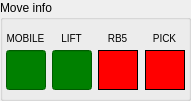
     <widget class="QGroupBox" name="GE_MOVE_INFO">
      <property name="geometry">
       <rect>
        <x>418</x>
        <y>49</y>
        <width>191</width>
        <height>101</height>
       </rect>
      </property>
      <property name="font">
       <font>
        <family>Arial</family>
       </font>
      </property>
      <property name="title">
       <string>Move info</string>
      </property>
      <widget class="QLineEdit" name="le_mobile_move_status">
       <property name="geometry">
        <rect>
         <x>6</x>
         <y>50</y>
         <width>40</width>
         <height>40</height>
        </rect>
       </property>
       <property name="styleSheet">
        <string notr="true">background-color:green</string>
       </property>
       <property name="readOnly">
        <bool>true</bool>
       </property>
      </widget>
      <widget class="QLineEdit" name="le_lift_move_status">
       <property name="geometry">
        <rect>
         <x>52</x>
         <y>50</y>
         <width>40</width>
         <height>40</height>
        </rect>
       </property>
       <property name="autoFillBackground">
        <bool>false</bool>
       </property>
       <property name="styleSheet">
        <string notr="true">background-color:green</string>
       </property>
       <property name="readOnly">
        <bool>true</bool>
       </property>
      </widget>
      <widget class="QLineEdit" name="le_rb5_move_status">
       <property name="geometry">
        <rect>
         <x>98</x>
         <y>50</y>
         <width>40</width>
         <height>40</height>
        </rect>
       </property>
       <property name="styleSheet">
        <string notr="true">    border-style: outset;
    border-width: 1px;
    border-color: black;
    background-color:rgb(255,0,0)</string>
       </property>
       <property name="readOnly">
        <bool>true</bool>
       </property>
      </widget>
      <widget class="QLabel" name="label_120">
       <property name="geometry">
        <rect>
         <x>0</x>
         <y>30</y>
         <width>51</width>
         <height>16</height>
        </rect>
       </property>
       <property name="font">
        <font>
         <pointsize>-1</pointsize>
         <weight>50</weight>
         <italic>false</italic>
         <bold>false</bold>
        </font>
       </property>
       <property name="styleSheet">
        <string notr="true">    font:  10px;
</string>
       </property>
       <property name="text">
        <string>MOBILE</string>
       </property>
       <property name="alignment">
        <set>Qt::AlignCenter</set>
       </property>
      </widget>
      <widget class="QLabel" name="label_136">
       <property name="geometry">
        <rect>
         <x>46</x>
         <y>30</y>
         <width>51</width>
         <height>16</height>
        </rect>
       </property>
       <property name="font">
        <font>
         <pointsize>-1</pointsize>
         <weight>50</weight>
         <italic>false</italic>
         <bold>false</bold>
        </font>
       </property>
       <property name="styleSheet">
        <string notr="true">    font:  10px;
</string>
       </property>
       <property name="text">
        <string>LIFT</string>
       </property>
       <property name="alignment">
        <set>Qt::AlignCenter</set>
       </property>
      </widget>
      <widget class="QLabel" name="label_138">
       <property name="geometry">
        <rect>
         <x>92</x>
         <y>30</y>
         <width>51</width>
         <height>16</height>
        </rect>
       </property>
       <property name="font">
        <font>
         <pointsize>-1</pointsize>
         <weight>50</weight>
         <italic>false</italic>
         <bold>false</bold>
        </font>
       </property>
       <property name="styleSheet">
        <string notr="true">    font:  10px;
</string>
       </property>
       <property name="text">
        <string>RB5</string>
       </property>
       <property name="alignment">
        <set>Qt::AlignCenter</set>
       </property>
      </widget>
      <widget class="QLabel" name="label_177">
       <property name="geometry">
        <rect>
         <x>139</x>
         <y>30</y>
         <width>51</width>
         <height>16</height>
        </rect>
       </property>
       <property name="font">
        <font>
         <pointsize>-1</pointsize>
         <weight>50</weight>
         <italic>false</italic>
         <bold>false</bold>
        </font>
       </property>
       <property name="styleSheet">
        <string notr="true">    font:  10px;
</string>
       </property>
       <property name="text">
        <string>PICK</string>
       </property>
       <property name="alignment">
        <set>Qt::AlignCenter</set>
       </property>
      </widget>
      <widget class="QLineEdit" name="le_pick">
       <property name="geometry">
        <rect>
         <x>145</x>
         <y>50</y>
         <width>40</width>
         <height>40</height>
        </rect>
       </property>
       <property name="styleSheet">
        <string notr="true">    border-style: outset;
    border-width: 1px;
    border-color: black;
    background-color:rgb(255,0,0)</string>
       </property>
       <property name="readOnly">
        <bool>true</bool>
       </property>
      </widget>
     </widget>
